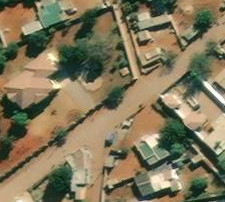
#> input picture planet/boa_images/122_119.tif, 225 x 202 px, given in place of 106_-102.tif, which was not available
$ python simplepreprocess.py ../boa_images out
#> lines starting #> are read from the running program, lines starting #| are printed output that depends on the picture; pictures that were not available may be replaced by others from this repository, and a replacement may not be noted
import os
from PIL import Image
import re
from shutil import copy
from osgeo import gdal, gdalconst
import sys

perim = [-1, 0, 1]

in_dir = sys.argv[1]
out_dir = sys.argv[2]

if not os.path.exists(out_dir):
    os.makedirs(out_dir)

for f in os.listdir(in_dir):
    im = Image.new('RGB', (50, 50))
#> im: PIL image 50x50 RGB; every value is 0
    [y, x] = re.split(r"_|\.", f)[0:2]
    temp = Image.open(f"{in_dir}/{int(x)}_-{int(y)+1}.tif")
#> temp is the input picture: PIL image 225x202 RGB; mean R, G, B 128, 117.9, 89.6
    im.paste(temp, (0, 0))
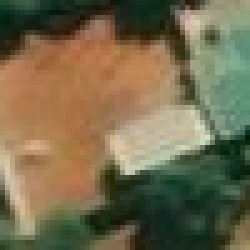
#> im: PIL image 50x50 RGB (shown 5 times larger); mean R, G, B 116.4, 106.3, 77
    im = im.resize((225, 202), resample=Image.BICUBIC)
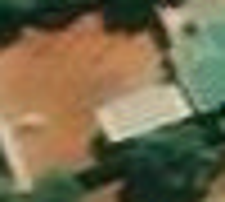
#> im: PIL image 225x202 RGB; mean R, G, B 116.4, 106.3, 77
    print(f"saving boa_lowres/{f}")
    im.save(f"{out_dir}/{f}")
#> pass 2 of the loop `for f in os.listdir(in_dir):`:
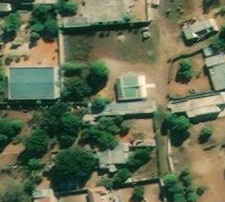
#> input picture planet/boa_images/128_120.tif, 225 x 202 px, given in place of 117_-11.tif, which was not available
#> temp is the input picture: PIL image 225x202 RGB; mean R, G, B 100.1, 108.5, 81.9
#> `im.paste(temp, (0, 0))`:
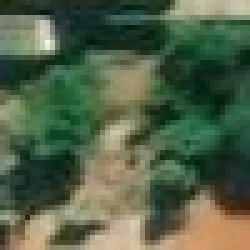
#> im: PIL image 50x50 RGB (shown 5 times larger); mean R, G, B 82.1, 97.6, 72.1
#> `im = im.resize((225, 202), resample=Image.BICUBIC)`:
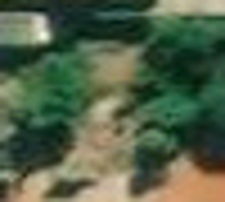
#> im: PIL image 225x202 RGB; mean R, G, B 82.2, 97.6, 72.1
#> (the run stopped early here; a loop or call above may not have finished)
